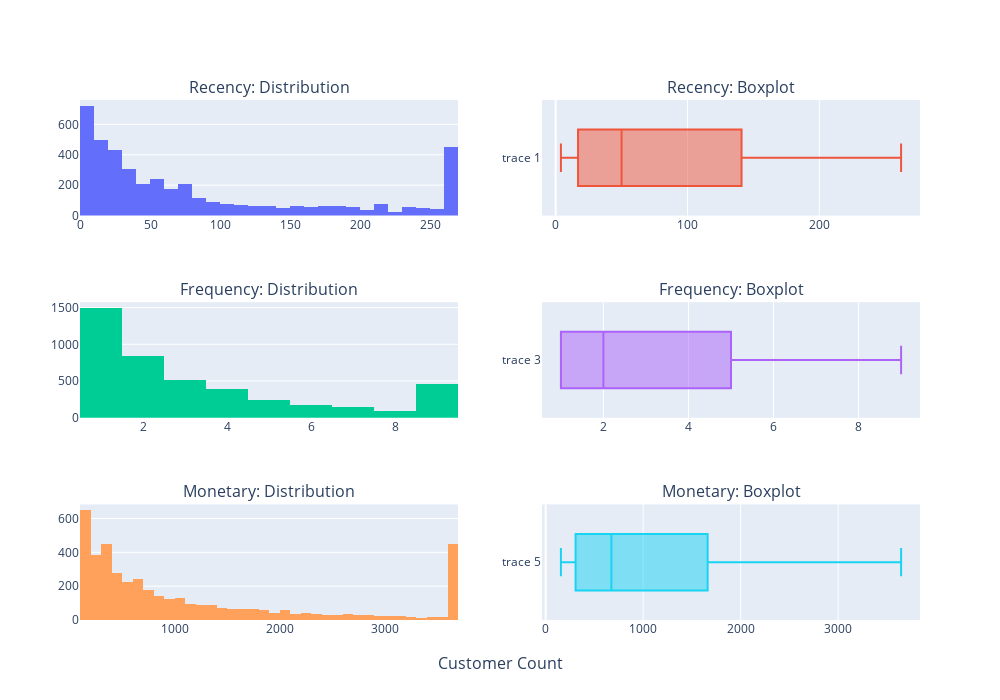

Notebook code for this chart:
### Markdown cell above
The curve of Recency, Frequency, and Monetary need to be in the same direction since we assign 1 and 5 for the worst and the best customer respectively.

Let's verify this by plotting the distribution.

### Code cell
fig = make_subplots(
    rows=3, cols=2,
    subplot_titles=(
        "Recency: Distribution", "Recency: Boxplot", 
        "Frequency: Distribution", "Frequency: Boxplot", 
        "Monetary: Distribution", "Monetary: Boxplot"
    ),
    x_title="Customer Count",
)

for r, key in enumerate(["Recency", "Frequency", "Monetary"]):
    fig.add_trace(
        go.Histogram(x=rfm_data[f"{key}"],),
        row=(r+1), col=1,
    )

    fig.add_trace(
        go.Box(x=rfm_data[f"{key}"],),
        row=(r+1), col=2,
    )

    fig.update_layout(height=700, width=1000, showlegend=False)

fig.show()

### Figure 1 — Plotly figure (JSON) as saved in the notebook; plotly's stock layout.template omitted (floating-point values rounded to 4 significant figures; data arrays with more than 128 entries replaced by an {"elided": "..."} marker saying what was removed)
{"data": [{"type": "histogram", "x": {"elided": "4339 int values"}, "xaxis": "x", "yaxis": "y"}, {"type": "box", "x": {"elided": "4339 int values"}, "xaxis": "x2", "yaxis": "y2"}, {"type": "histogram", "x": {"elided": "4339 int values"}, "xaxis": "x3", "yaxis": "y3"}, {"type": "box", "x": {"elided": "4339 int values"}, "xaxis": "x4", "yaxis": "y4"}, {"type": "histogram", "x": {"elided": "4339 float values"}, "xaxis": "x5", "yaxis": "y5"}, {"type": "box", "x": {"elided": "4339 float values"}, "xaxis": "x6", "yaxis": "y6"}], "layout": {"annotations": [{"font": {"size": 16}, "showarrow": false, "text": "Recency: Distribution", "x": 0.225, "xanchor": "center", "xref": "paper", "y": 1, "yanchor": "bottom", "yref": "paper"}, {"font": {"size": 16}, "showarrow": false, "text": "Recency: Boxplot", "x": 0.775, "xanchor": "center", "xref": "paper", "y": 1, "yanchor": "bottom", "yref": "paper"}, {"font": {"size": 16}, "showarrow": false, "text": "Frequency: Distribution", "x": 0.225, "xanchor": "center", "xref": "paper", "y": 0.6111, "yanchor": "bottom", "yref": "paper"}, {"font": {"size": 16}, "showarrow": false, "text": "Frequency: Boxplot", "x": 0.775, "xanchor": "center", "xref": "paper", "y": 0.6111, "yanchor": "bottom", "yref": "paper"}, {"font": {"size": 16}, "showarrow": false, "text": "Monetary: Distribution", "x": 0.225, "xanchor": "center", "xref": "paper", "y": 0.2222, "yanchor": "bottom", "yref": "paper"}, {"font": {"size": 16}, "showarrow": false, "text": "Monetary: Boxplot", "x": 0.775, "xanchor": "center", "xref": "paper", "y": 0.2222, "yanchor": "bottom", "yref": "paper"}, {"font": {"size": 16}, "showarrow": false, "text": "Customer Count", "x": 0.5, "xanchor": "center", "xref": "paper", "y": 0, "yanchor": "top", "yref": "paper", "yshift": -30}], "height": 700, "showlegend": false, "width": 1000, "xaxis": {"anchor": "y", "domain": [0, 0.45]}, "xaxis2": {"anchor": "y2", "domain": [0.55, 1]}, "xaxis3": {"anchor": "y3", "domain": [0, 0.45]}, "xaxis4": {"anchor": "y4", "domain": [0.55, 1]}, "xaxis5": {"anchor": "y5", "domain": [0, 0.45]}, "xaxis6": {"anchor": "y6", "domain": [0.55, 1]}, "yaxis": {"anchor": "x", "domain": [0.7778, 1]}, "yaxis2": {"anchor": "x2", "domain": [0.7778, 1]}, "yaxis3": {"anchor": "x3", "domain": [0.3889, 0.6111]}, "yaxis4": {"anchor": "x4", "domain": [0.3889, 0.6111]}, "yaxis5": {"anchor": "x5", "domain": [0, 0.2222]}, "yaxis6": {"anchor": "x6", "domain": [0, 0.2222]}}}
